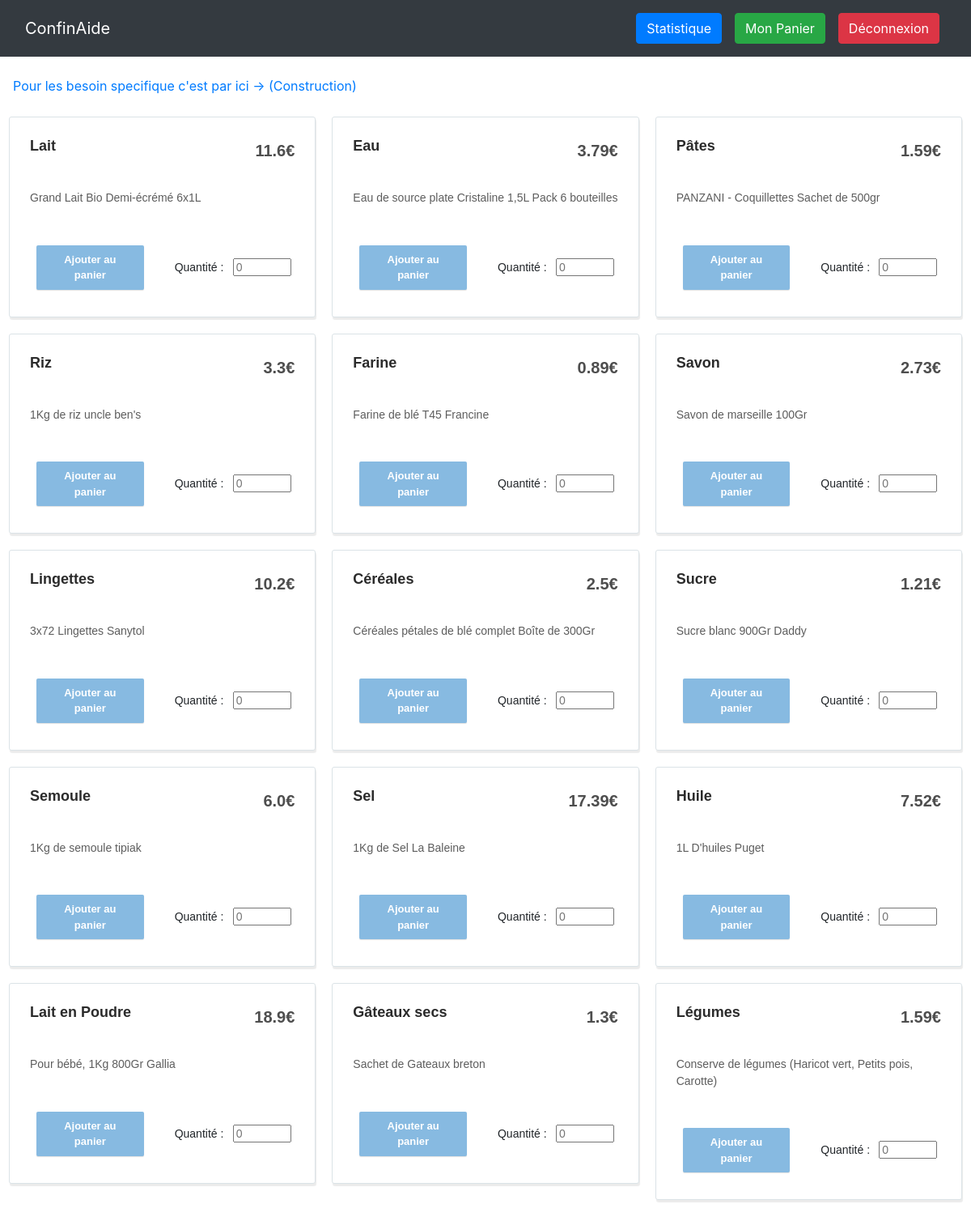
Before: /ConfinAide/commandes/ with the older database file.
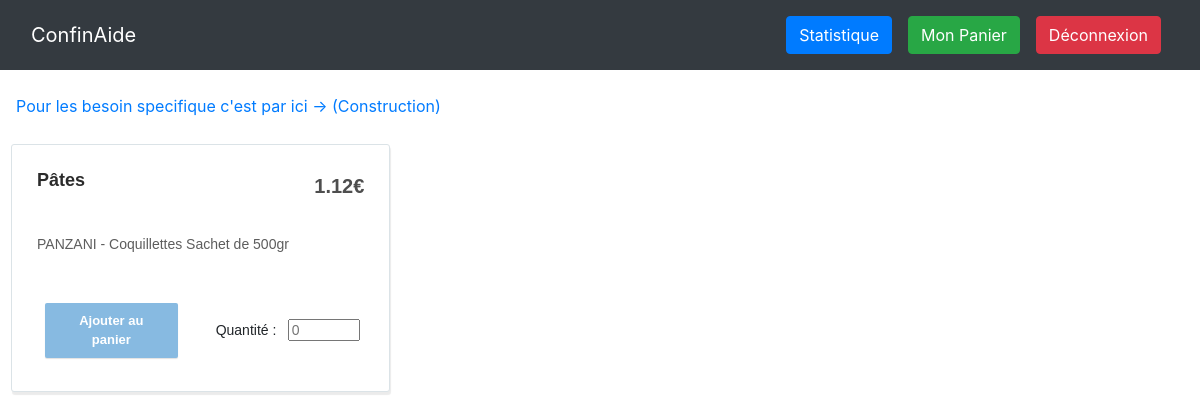
After: the same page with the newer database file.
### ConfinAide/models.py (models this page shows, shortened)
class Produit(models.Model):
    name = models.CharField(primary_key = True, max_length = 20)
    name_Pretty = models.CharField(max_length = 50)
    prix = models.FloatField()
    desc = models.CharField(max_length = 250)

### ConfinAide/views.py (the view)
# urls.py: path('commandes/', views.commandes, name='commandes'),
def commandes(request):
    if request.method == "GET":
        c = list()
        e = list()
        i = 0
        for p in [o.name for o in Produit.objects.all()]:
                if i == 3:
                    i = 0
                    c.append(e)
                    e = list()
                produit = Produit.objects.get(name=p)
                e.append({"name": p , "namePretty" : produit.name_Pretty, "prix": produit.prix , "desc" : produit.desc})
                i += 1
        if e not in c : c.append(e)
        return render(request, "listProduit.html", {"produits" : c})
    if request.method == "POST":
        if commande.Validation(request):
            return HttpResponseRedirect(reverse("panier"))
        else:
            return HttpResponse("Echec de la commande<br><a href='/ConfinAide/panier/'>Retour au panier</a>")

### templates/listProduit.html (shortened to what this page needs)
{% load static from static %}
<!DOCTYPE html>
<html>
<head>
    <link rel="stylesheet" href="{% static 'assets/bootstrap/css/bootstrap.min.css'%}">
    <link rel="stylesheet" href="{% static 'assets/css/Pretty-Login-Form.css'%}">
    <link rel="stylesheet" href="{% static 'assets/css/Pretty-Product-List.css'%}">
    <link rel="stylesheet" href="{% static 'assets/css/Pretty-Registration-Form.css'%}">
    <link rel="stylesheet" href="{% static 'assets/css/styles.css'%}">
</head>
<body>
    <nav class="navbar navbar-dark navbar-expand-md bg-dark">
        <div class="container-fluid"><a class="navbar-brand" href="/ConfinAide/connexion/">ConfinAide</a>
            <div class="collapse navbar-collapse d-md-flex d-lg-flex d-xl-flex justify-content-md-end justify-content-lg-end justify-content-xl-end"
                id="navcol-1">
                <ul class="nav navbar-nav">
                    <li class="nav-item" role="presentation"><a href="/ConfinAide/statistique/"><button class="btn btn-primary margin-right" type="button">Statistique</button></a></li>
                    <li class="nav-item" role="presentation"><a href="/ConfinAide/panier/"><button class="btn btn-success d-lg-flex" type="button">Mon Panier</button><a></li>
                    <li class="nav-item" role="presentation"><a href="/ConfinAide/deconnexion/"><button class="btn btn-danger d-lg-flex" type="button">Déconnexion</button><a></li>
                </ul>
            </div>
        </div>
    </nav>
    <br>
    <div class="">
        <a href="/ConfinAide/commandes_specifique/" style="margin-left: 1rem;">Pour les besoin specifique c'est par ici -> (Construction)</a>
    </div>
    <div class="center">
        {%for r in produits%}
        <div class="row product-list">
            {%for p in r%}
            <div class="col-sm-6 col-md-4 product-item">
                <div class="product-container">
                    <div class="row">
                        <div class="col-8">
                            <h2><a href="#">{{p.namePretty}}</a></h2>
                        </div>
                        <div class="col-4">
                            <p class="product-price">{{p.prix}}€</p>
                        </div>
                    </div>
                    <div class="row">
                        <div class="col-12">
                            <p class="product-description">{{p.desc}}<br><br></p>
                            <form action="/ConfinAide/panier/" method="POST">{% csrf_token %}
                                <div class="row">
                                    <div class="col-6"><button class="btn btn-light" type="submit">Ajouter au panier</button></div>
                                    <div class="col-6"><label class="quantity">Quantité :&nbsp;</label><input type="number" name="q" id="q" class="quantity" min="1" placeholder="0"></div>
                                </div>
                            </form>
                        </div>
                    </div>
                </div>
            </div>
            {%endfor%}
        </div>
        {%endfor%}
    </div>
</body>
</html>

Changed rows visible on the page:
removed Produit: namePretty "Lait", prix "11.6", desc "Grand Lait Bio Demi-écrémé 6x1L"
removed Produit: namePretty "Eau", prix "3.79", desc "Eau de source plate Cristaline 1,5L Pack 6 bouteilles"
removed Produit: namePretty "Riz", prix "3.3", desc "1Kg de riz uncle ben's"
removed Produit: namePretty "Farine", prix "0.89", desc "Farine de blé T45 Francine"
removed Produit: namePretty "Savon", prix "2.73", desc "Savon de marseille 100Gr"
removed Produit: namePretty "Lingettes", prix "10.2", desc "3x72 Lingettes Sanytol"
removed Produit: namePretty "Céréales", prix "2.5", desc "Céréales pétales de blé complet Boîte de 300Gr"
removed Produit: namePretty "Sucre", prix "1.21", desc "Sucre blanc 900Gr Daddy"
removed Produit: namePretty "Semoule", prix "6.0", desc "1Kg de semoule tipiak"
removed Produit: namePretty "Sel", prix "17.39", desc "1Kg de Sel La Baleine"
removed Produit: namePretty "Huile", prix "7.52", desc "1L D'huiles Puget"
removed Produit: namePretty "Lait en Poudre", prix "18.9", desc "Pour bébé, 1Kg 800Gr Gallia"
removed Produit: namePretty "Gâteaux secs", prix "1.3", desc "Sachet de Gateaux breton"
removed Produit: namePretty "Légumes", prix "1.59", desc "Conserve de légumes (Haricot vert, Petits pois, Carotte)"
Other visible differences:
list line gone: "Pâtes 1.59 PANZANI - Coquillettes Sachet de 500gr"
new list line: "Pâtes 1.12 PANZANI - Coquillettes Sachet de 500gr"
list line gone: "€ Ajouter au panier Quantité :  € Ajouter au panier Quantité :  € Ajouter au panier Quantité : "
new list line: "€ Ajouter au panier Quantité : "
